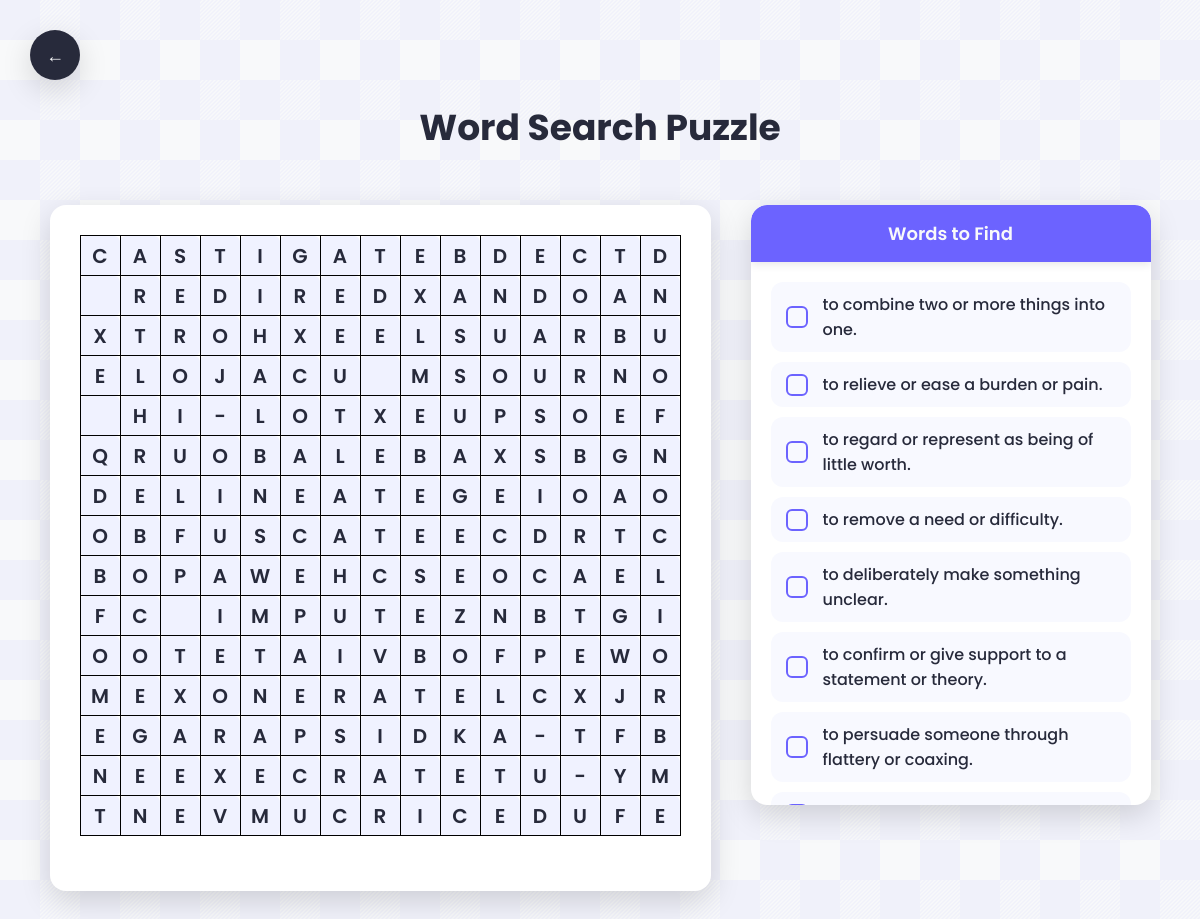
The app's page /word_search_puzzle/verbs (signed in) with its own data.
### tables this page shows
CREATE TABLE "EnglishDatabase"(
"word" TEXT, "definition" TEXT, "synonym" TEXT, "translation" TEXT,
 "theme" TEXT, id INTEGER);

### app.py (the view)
@app.route('/word_search_puzzle/<string:theme>')
def word_search_puzzle(theme: str):
    is_new = False
    if "word_search_grid" not in session or "word_search_words" not in session:
        is_new = True
        words = get_words_from_db(theme)
        grid, placed_words = generate_word_search(words, size=15)
        user_id = session.get('user_id')
        con = sqlite3.connect('database.db')
        cur = con.cursor()
        cur.execute('''
            SELECT id, grid_attempted
              FROM word_search_stats
             WHERE user_id = ? AND theme = ?
        ''', (user_id, theme))
        row = cur.fetchone()
        if row:
            stat_id, attempted = row
            cur.execute('''
                UPDATE word_search_stats
                   SET grid_attempted = ?
                 WHERE id = ?
            ''', (attempted + 1, stat_id))
        else:
            cur.execute('''
                INSERT INTO word_search_stats
                    (user_id, theme, grid_attempted, grid_successful, time_min, time_max, time_avg)
                VALUES (?, ?, 1, 0, NULL, NULL, NULL)
            ''', (user_id, theme))
        con.commit()
        con.close()
        session["word_search_grid"] = grid
        session["word_search_words"] = placed_words
    else:
        is_new = True
        grid = session["word_search_grid"]
        placed_words = session["word_search_words"]
    definitions = get_def_from_db_WSP(placed_words)
    html_grid = generate_word_search_html(grid, placed_words)
    return render_template("wordSearch.html", mot_mele=html_grid, definitions=definitions, theme=theme)

### app.py (called while the page is built)
@login_manager.user_loader
def load_user(user_id):
    conn = sqlite3.connect('database.db')
    cur = conn.cursor()
    cur.execute("SELECT id, username, password FROM users WHERE id = ?", (user_id,))
    user_data = cur.fetchone()
    conn.close()
    if user_data:
        return User(*user_data)
    return None

### wordSearchPuzzle.py (called while the page is built)
def create_empty_grid(size):
    return [['#' for _ in range(size)] for _ in range(size)]

def can_place_word(grid, word, row, col, direction):
    size = len(grid)
    dx, dy = direction
    for i in range(len(word)):
        new_row, new_col = row + i * dx, col + i * dy
        if not (0 <= new_row < size and 0 <= new_col < size):
            return False
        if grid[new_row][new_col] not in ('#', word[i]):
            return False
    return True

def place_word(grid, word, row, col, direction):
    dx, dy = direction
    for i in range(len(word)):
        grid[row + i * dx][col + i * dy] = word[i]

def fill_remaining_spaces(grid):
    alphabet = 'ABCDEFGHIJKLMNOPQRSTUVWXYZ- '
    for row in range(len(grid)):
        for col in range(len(grid[row])):
            if grid[row][col] == '#':
                grid[row][col] = random.choice(alphabet)

def generate_word_search(words, size=15):
    grid = create_empty_grid(size)
    directions = [(1, 0), (0, 1), (1, 1), (-1, 1), (1, -1), (-1, -1), (0, -1), (-1, 0)]
    random.shuffle(words)
    placed_words = []
    for word in words:
        random.shuffle(directions)
        for _ in range(100):
            row, col = random.randint(0, size - 1), random.randint(0, size - 1)
            direction = random.choice(directions)
            if can_place_word(grid, word, row, col, direction):
                place_word(grid, word, row, col, direction)
                placed_words.append(word)
                break
    fill_remaining_spaces(grid)
    return grid, placed_words

def generate_word_search_html(grid, placed_words):
    html = "<table style='border-collapse: collapse;'>"
    for row in grid:
        html += "<tr>"
        for cell in row:
            html += f"<td style='width: 40px; height: 40px; text-align: center; border: 1px solid black;'>{cell}</td>"
        html += "</tr>"
    html += "</table><br>"
    return html

### templates/wordSearch.html (shortened to what this page needs)
<!DOCTYPE html>
<html lang="fr">
<head>
    <link rel="stylesheet" href="{{ url_for('static', filename='css/wordSearch.css') }}">
</head>
<body>
    <button id="menuButton" class="menu-button" onclick="confirmReturnToMenu()">
        ←
    </button>
    <h1>Word Search Puzzle</h1>
    <div id="grid-container">
        <div id="puzzle">{{ mot_mele | safe}}</div>
        <div class="word-list">
            <ul>
                {% for word, definition in definitions.items() %}
                    <li class="definition-item">
                        <input type="checkbox" id="option{{ loop.index }}" name="option{{ loop.index }}" data-word="{{ word }}">
                        <label for="option{{ loop.index }}">{{ definition }}</label>
                    </li>
                {% endfor %}
            </ul>
        </div>
    </div>
</body>
</html>

### static/css/wordSearch.css (style rules this page uses)
:root { --primary: #6C63FF; --secondary: #2A2C41; --accent: #FF6584; --light: #F8F9FA; --dark: #272A3B; --success: #2ECC71; --warning: #F39C12; --danger: #E74C3C; --text-dark: #272A3B; --text-light: #F8F9FA; --shadow: 0 10px 30px rgba(0, 0, 0, 0.15); --transition: all 0.3s ease; --border-radius: 16px; }
* { margin: 0; padding: 0; box-sizing: border-box; font-family: 'Poppins', sans-serif; }
body { background-color: var(--light); min-height: 100vh; display: flex; flex-direction: column; align-items: center; padding: 40px 20px; overflow-x: hidden; }
h1 { font-size: 36px; font-weight: 700; color: var(--text-dark); margin-bottom: 30px; margin-top: 60px; }
.menu-button { position: fixed; top: 30px; left: 30px; background: var(--dark); color: var(--text-light); width: 50px; height: 50px; border-radius: 50%; display: flex; align-items: center; justify-content: center; cursor: pointer; z-index: 99; box-shadow: var(--shadow); transition: var(--transition); border: none; font-size: 18px; }
#grid-container { display: flex; justify-content: center; align-items: flex-start; gap: 40px; width: 100%; max-width: 1200px; margin: 0 auto; padding: 20px; }
#puzzle { background: white; border-radius: var(--border-radius); padding: 30px; box-shadow: var(--shadow); transition: var(--transition); }
#puzzle table { border-collapse: separate; border-spacing: 2px; }
#puzzle td { width: 40px; height: 40px; text-align: center; font-weight: 600; font-size: 20px; color: var(--text-dark); background: #f0f2ff; border-radius: 6px; border: none; transition: var(--transition); user-select: none; }
.word-list { background: white; border-radius: var(--border-radius); box-shadow: var(--shadow); padding: 0; width: 100%; max-width: 400px; overflow: hidden; border: none; display: flex; flex-direction: column; max-height: 600px; }
.word-list::before { content: 'Words to Find'; background: var(--primary); color: var(--text-light); padding: 15px; font-size: 18px; font-weight: 600; text-align: center; border-radius: 16px 16px 0 0; position: sticky; top: 0; z-index: 10; box-shadow: 0 2px 10px rgba(0, 0, 0, 0.1); }
.word-list ul { padding: 20px; overflow-y: auto; max-height: 550px; scrollbar-width: thin; scrollbar-color: var(--primary) #f0f2ff; }
.definition-item { display: flex; align-items: center; padding: 10px 15px; margin-bottom: 10px; background: #f8f9ff; border-radius: 12px; transition: var(--transition); }
input[type="checkbox"] { appearance: none; -webkit-appearance: none; min-width: 22px; height: 22px; border: 2px solid var(--primary); border-radius: 6px; margin-right: 15px; position: relative; cursor: pointer; transition: var(--transition); }
label { font-size: 16px; color: var(--text-dark); cursor: pointer; font-weight: 500; white-space: normal; width: 100%; }

### records on screen
EnglishDatabase: definition "to combine two or more things into one."
EnglishDatabase: definition "to relieve or ease a burden or pain."
EnglishDatabase: definition "to regard or represent as being of little worth."
EnglishDatabase: definition "to remove a need or difficulty."
EnglishDatabase: definition "to deliberately make something unclear."
EnglishDatabase: definition "to confirm or give support to a statement or theory."
EnglishDatabase: definition "to persuade someone through flattery or coaxing."
